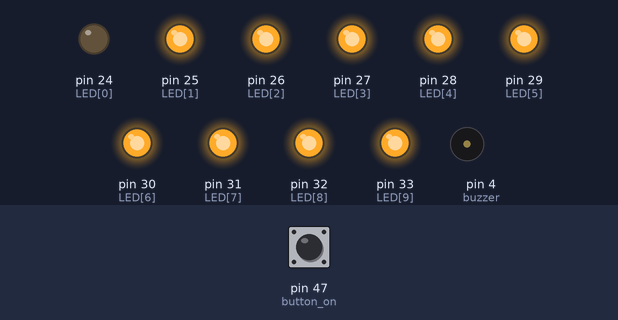
Simulated run of this sketch. Board: Arduino Mega 2560, built with avr-gcc and run on an emulated ATmega2560. Shown: output pins drawn as LEDs (lit = HIGH), buzzer (waves = sounding). Dashed ring = blinking. Inputs (shaded band) come from the test bench; at power-on: pin 47 (button_on) HIGH.

Above: at 1.2 s.
1.3 s: pin 47 (button_on) pulled LOW for 0.15 s
At 2.6 s:
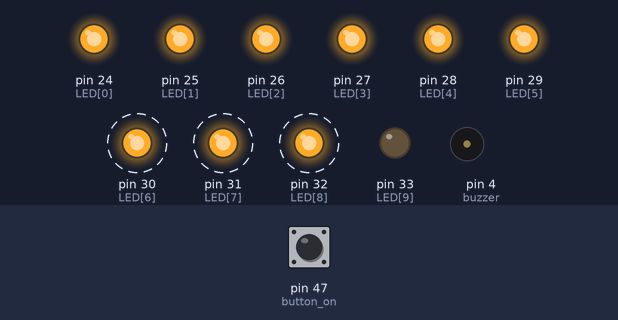
4.3 s: pin 47 (button_on) pulled LOW for 1 s
At 5.1 s:
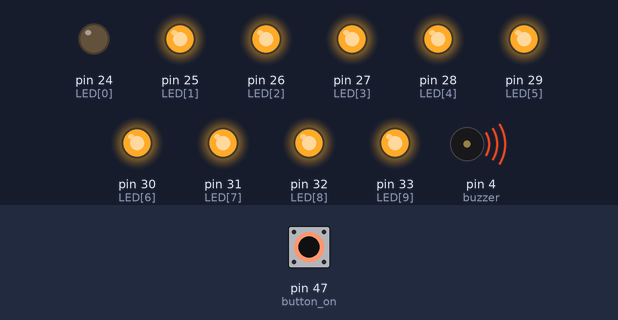
6.8 s: pin 47 (button_on) pulled LOW for 3.2 s
At 7.52 s:
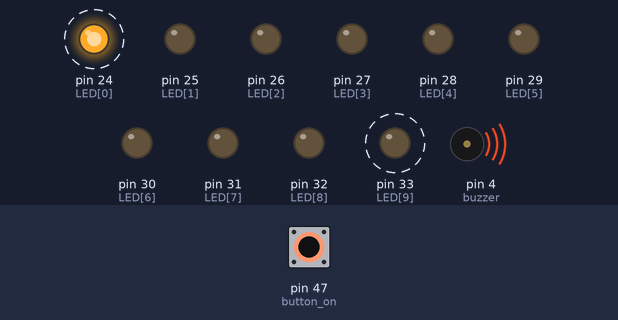
Timing chart, 0 to 17.5 s (numbered marks = the images above; inputs shaded):
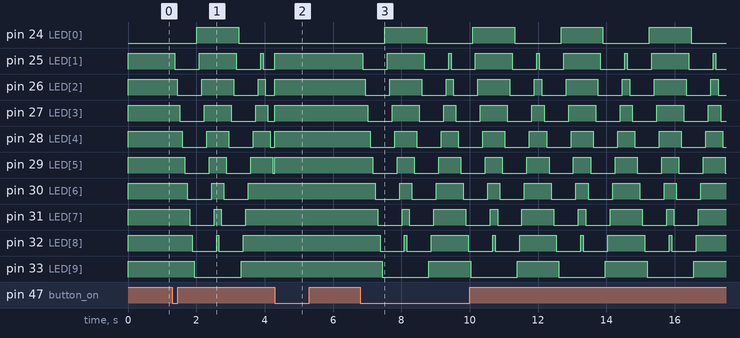

Measured:
- after the input at 1.3 s, pin 24 (LED[0]): LOW → HIGH after 0.72 s, → LOW 1.2 s later; pin 25 (LED[1]): goes LOW 0.72 s, HIGH 1.1 s, LOW 0.72 s, HIGH 0.07 s, then LOW, starting after 0.07 s
- after the input at 4.3 s, pin 24 (LED[0]): stays LOW (without the input it goes to HIGH after 0.30 s); pin 30 (LED[6]), pin 31 (LED[7]), pin 32 (LED[8]): stops changing and stays HIGH; pin 33 (LED[9]): stays HIGH (without the input it goes to LOW after 0.23 s); tone on pin 4 (buzzer): silent → 523 Hz at once, → silent 1.0 s later
- after the input at 6.8 s, pin 24 (LED[0]): alternates HIGH for 1.2 s and LOW for 1.4 s, starting after 0.72 s; pin 25 (LED[1]): HIGH → LOW after 0.07 s, then repeats every 2.6 s: HIGH 1.1 s, LOW 0.72 s, HIGH 0.07 s, LOW 0.71 s

The sketch:

origin-pili-auto-switch.ino
```cpp
#define button_on 47
#define buzzer 4
int LED[10] = {24, 25, 26, 27, 28, 29, 30, 31, 32, 33};
bool pili_state = false;
bool last_pili_state = false;
int pili_flash_period = 70;
long last_millis;
int pili_count = 0;
int pili_dir = 0;
bool last_button_state = false;

void setup() {
  // put your setup code here, to run once:
  pinMode(button_on, INPUT);
  pinMode(buzzer, OUTPUT);
  for (int i = 0; i < 10; i++) {
    pinMode(LED[i], OUTPUT);
  }
  Serial.begin(9600);
}

void loop() {
  // put your main code here, to run repeatedly:
  bool sw = !digitalRead(button_on);
  if (sw) {
    tone(buzzer, 523);
  }
  else {
    noTone(buzzer);
  }
  if (sw && !last_button_state){
    pili_count = -1;
    pili_dir = 0;
    last_millis = millis();
    pili_state = !pili_state;
  }

  uint16_t pilis_light;
  if (pili_state) {
    bool LED_change = (millis() - last_millis) > pili_flash_period;
    if ((pili_count == -1) || LED_change) {
      pili_count++;
      if (pili_count >= 9) {
        pili_count = 0;
        pili_dir++;
        if(pili_dir == 4){
          pili_dir = 0;
        }
      }
      if (pili_dir == 0) {
        pilis_light = 0b0000000001 << pili_count;
        for (int i = 0; i < 10; i++) {
          digitalWrite(LED[i], !(0b000000001 && (pilis_light >> i)));
        }
      }
      if (pili_dir == 1) {
        pilis_light = 0b1000000000 >> pili_count;
        for (int i = 0; i < 10; i++) {
          digitalWrite(LED[i], !(0b000000001 && (pilis_light >> (9-i))));
        }
      }
      if (pili_dir == 2) {
        pilis_light = 0b0000000001 << pili_count;
        for (int i = 0; i < 10; i++) {
          digitalWrite(LED[i], !(0b000000001 && (pilis_light >> (9-i))));
        }
      }
      if (pili_dir == 3) {
        pilis_light = 0b1000000000 >> pili_count;
        for (int i = 0; i < 10; i++) {
          digitalWrite(LED[i], !(0b000000001 && (pilis_light >> i)));
        }
      }
      last_millis = millis();
    }
  }
  else{
    pilis_light=0;
    for (int i = 0; i < 10; i++) {
      digitalWrite(LED[10-i], 1);
    }
  }
  delay(2);
  last_pili_state = pili_state;
  last_button_state = sw;
}
```
